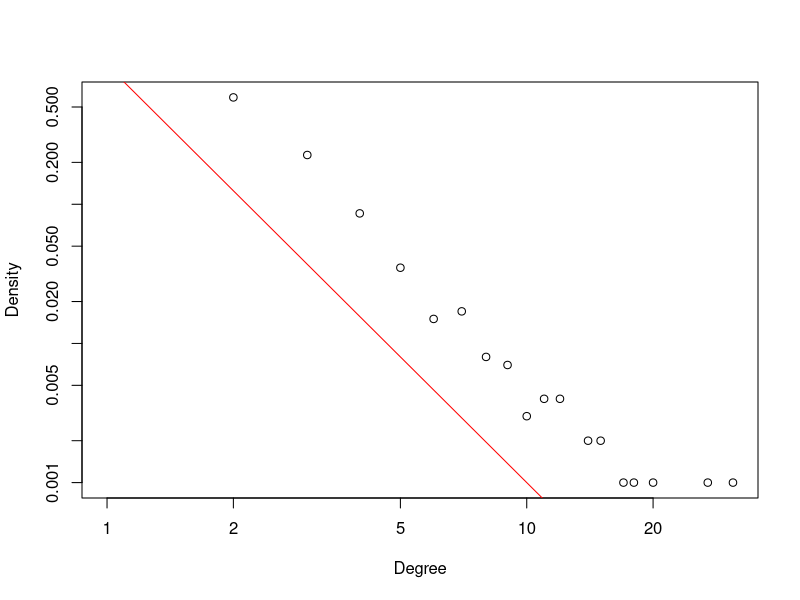
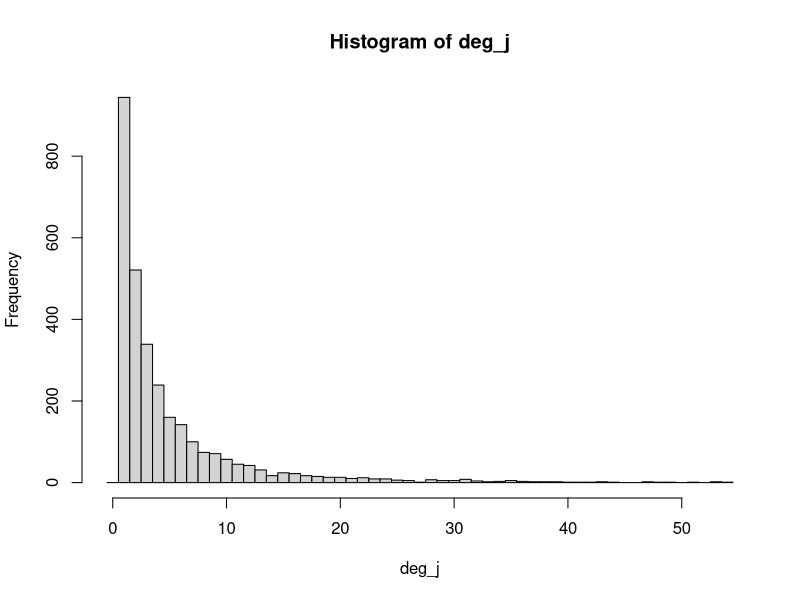
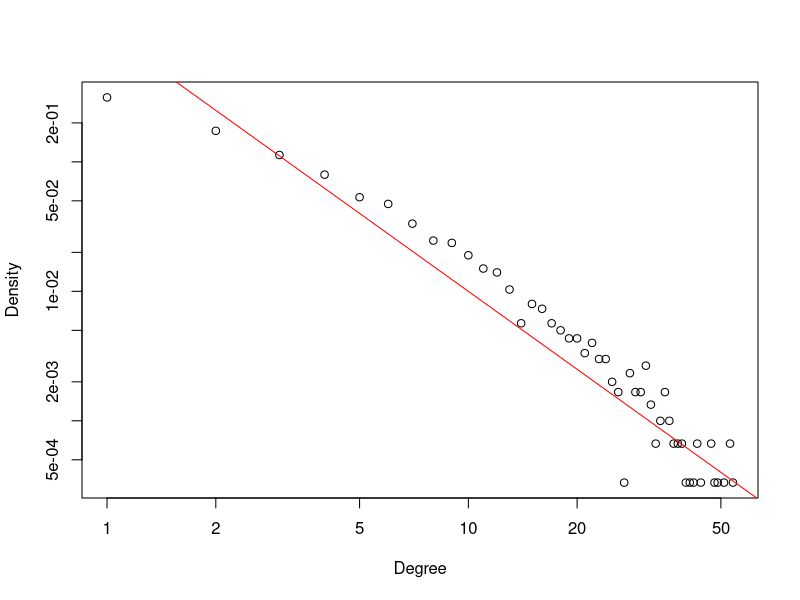

Write the R code that produced these figures, in order.
library(igraph)
rm(list=ls(all=TRUE))

# (a) basic
g_bar <- barabasi.game(1000, directed=FALSE)
deg <- degree_distribution(g_bar)

# setEPS()
#　postscript("hw1P2a1.eps")
plot(seq(deg), deg, log="xy", xlab="Degree", ylab="Density")
x <- seq(deg)
y <- x^(-3)
lines(x, y, col='red')

is.connected(g_bar)

# (b) 

# (c)

# (d)
n <- 1000
deg_j <- vector()

for (i in 1:3000){
  g <- barabasi.game(n, directed = FALSE)
  deg_j <- c(deg_j, length(neighbors(g, sample(neighbors(g, sample(n, 1)), 1))))
}
# setEPS()
# postscript("hw1P2d1.eps")
h <- hist(deg_j, breaks=seq(-0.5, by=1, length.out=max(deg_j) + 2))
plt <- data.frame(x=h$mids, y=h$density)

# setEPS()
# postscript("hw1P2d2.eps")
plot(plt, log="xy", xlab="Degree", ylab="Density")
x <- seq(deg_j)
y <- x^(-2)
lines(x, y, col='red')

